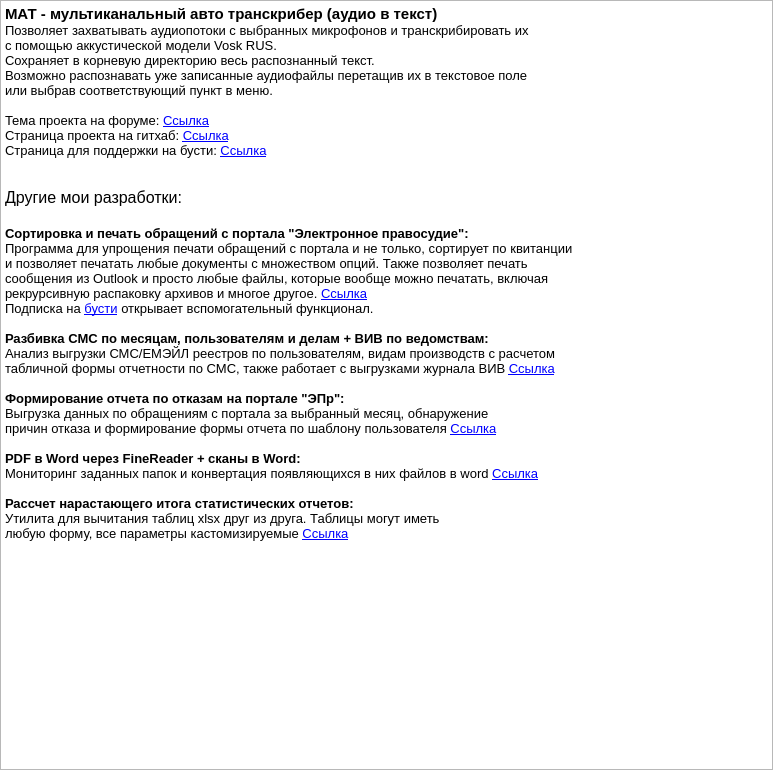
<?xml version="1.0" encoding="UTF-8"?>
<ui version="4.0">
 <class>Dialog</class>
 <widget class="QDialog" name="Dialog">
  <property name="geometry">
   <rect>
    <x>0</x>
    <y>0</y>
    <width>773</width>
    <height>770</height>
   </rect>
  </property>
  <property name="minimumSize">
   <size>
    <width>570</width>
    <height>425</height>
   </size>
  </property>
  <property name="windowTitle">
   <string>О программе</string>
  </property>
  <layout class="QGridLayout" name="gridLayout">
   <property name="leftMargin">
    <number>0</number>
   </property>
   <property name="topMargin">
    <number>0</number>
   </property>
   <property name="rightMargin">
    <number>0</number>
   </property>
   <property name="bottomMargin">
    <number>0</number>
   </property>
   <property name="spacing">
    <number>0</number>
   </property>
   <item row="0" column="0">
    <widget class="QTextBrowser" name="textBrowser">
     <property name="font">
      <font>
       <pointsize>10</pointsize>
      </font>
     </property>
     <property name="html">
      <string>&lt;!DOCTYPE HTML PUBLIC &quot;-//W3C//DTD HTML 4.0//EN&quot; &quot;http://www.w3.org/TR/REC-html40/strict.dtd&quot;&gt;
&lt;html&gt;&lt;head&gt;&lt;meta name=&quot;qrichtext&quot; content=&quot;1&quot; /&gt;&lt;style type=&quot;text/css&quot;&gt;
p, li { white-space: pre-wrap; }
&lt;/style&gt;&lt;/head&gt;&lt;body style=&quot; font-family:'MS Shell Dlg 2'; font-size:10pt; font-weight:400; font-style:normal;&quot;&gt;
&lt;p style=&quot; margin-top:0px; margin-bottom:0px; margin-left:0px; margin-right:0px; -qt-block-indent:0; text-indent:0px;&quot;&gt;&lt;span style=&quot; font-size:11pt; font-weight:600;&quot;&gt;МАТ - мультиканальный авто транскрибер (аудио в текст)&lt;/span&gt;&lt;/p&gt;
&lt;p style=&quot; margin-top:0px; margin-bottom:0px; margin-left:0px; margin-right:0px; -qt-block-indent:0; text-indent:0px;&quot;&gt;Позволяет захватывать аудиопотоки с выбранных микрофонов и транскрибировать их&lt;/p&gt;
&lt;p style=&quot; margin-top:0px; margin-bottom:0px; margin-left:0px; margin-right:0px; -qt-block-indent:0; text-indent:0px;&quot;&gt;с помощью аккустической модели Vosk RUS. &lt;/p&gt;
&lt;p style=&quot; margin-top:0px; margin-bottom:0px; margin-left:0px; margin-right:0px; -qt-block-indent:0; text-indent:0px;&quot;&gt;Сохраняет в корневую директорию весь распознанный текст.&lt;/p&gt;
&lt;p style=&quot; margin-top:0px; margin-bottom:0px; margin-left:0px; margin-right:0px; -qt-block-indent:0; text-indent:0px;&quot;&gt;Возможно распознавать уже записанные аудиофайлы перетащив их в текстовое поле&lt;/p&gt;
&lt;p style=&quot; margin-top:0px; margin-bottom:0px; margin-left:0px; margin-right:0px; -qt-block-indent:0; text-indent:0px;&quot;&gt;или выбрав соответствующий пункт в меню.&lt;/p&gt;
&lt;p style=&quot;-qt-paragraph-type:empty; margin-top:0px; margin-bottom:0px; margin-left:0px; margin-right:0px; -qt-block-indent:0; text-indent:0px;&quot;&gt;&lt;br /&gt;&lt;/p&gt;
&lt;p style=&quot; margin-top:0px; margin-bottom:0px; margin-left:0px; margin-right:0px; -qt-block-indent:0; text-indent:0px;&quot;&gt;Тема проекта на форуме: &lt;a href=&quot;https://forumsudrf.ru/viewtopic.php?t=272&quot;&gt;&lt;span style=&quot; text-decoration: underline; color:#0000ff;&quot;&gt;Ссылка&lt;/span&gt;&lt;/a&gt; &lt;/p&gt;
&lt;p style=&quot; margin-top:0px; margin-bottom:0px; margin-left:0px; margin-right:0px; -qt-block-indent:0; text-indent:0px;&quot;&gt;Страница проекта на гитхаб: &lt;a href=&quot;https://github.com/DimulyaPlay/VoskGUI&quot;&gt;&lt;span style=&quot; text-decoration: underline; color:#0000ff;&quot;&gt;Ссылка&lt;/span&gt;&lt;/a&gt; &lt;/p&gt;
&lt;p style=&quot; margin-top:0px; margin-bottom:0px; margin-left:0px; margin-right:0px; -qt-block-indent:0; text-indent:0px;&quot;&gt;Страница для поддержки на бусти: &lt;a href=&quot;https://boosty.to/microrazrab&quot;&gt;&lt;span style=&quot; text-decoration: underline; color:#0000ff;&quot;&gt;Ссылка&lt;/span&gt;&lt;/a&gt; &lt;/p&gt;
&lt;p style=&quot;-qt-paragraph-type:empty; margin-top:0px; margin-bottom:0px; margin-left:0px; margin-right:0px; -qt-block-indent:0; text-indent:0px;&quot;&gt;&lt;br /&gt;&lt;/p&gt;
&lt;p style=&quot;-qt-paragraph-type:empty; margin-top:0px; margin-bottom:0px; margin-left:0px; margin-right:0px; -qt-block-indent:0; text-indent:0px;&quot;&gt;&lt;br /&gt;&lt;/p&gt;
&lt;p style=&quot; margin-top:0px; margin-bottom:0px; margin-left:0px; margin-right:0px; -qt-block-indent:0; text-indent:0px;&quot;&gt;&lt;span style=&quot; font-size:12pt;&quot;&gt;Другие мои разработки:&lt;/span&gt;&lt;/p&gt;
&lt;p style=&quot;-qt-paragraph-type:empty; margin-top:0px; margin-bottom:0px; margin-left:0px; margin-right:0px; -qt-block-indent:0; text-indent:0px; font-size:12pt;&quot;&gt;&lt;br /&gt;&lt;/p&gt;
&lt;p style=&quot; margin-top:0px; margin-bottom:0px; margin-left:0px; margin-right:0px; -qt-block-indent:0; text-indent:0px;&quot;&gt;&lt;span style=&quot; font-weight:600;&quot;&gt;Сортировка и печать обращений с портала &amp;quot;Электронное правосудие&amp;quot;:&lt;/span&gt;&lt;/p&gt;
&lt;p style=&quot; margin-top:0px; margin-bottom:0px; margin-left:0px; margin-right:0px; -qt-block-indent:0; text-indent:0px;&quot;&gt;Программа для упрощения печати обращений с портала и не только, сортирует по квитанции &lt;/p&gt;
&lt;p style=&quot; margin-top:0px; margin-bottom:0px; margin-left:0px; margin-right:0px; -qt-block-indent:0; text-indent:0px;&quot;&gt;и позволяет печатать любые документы с множеством опций. Также позволяет печать &lt;/p&gt;
&lt;p style=&quot; margin-top:0px; margin-bottom:0px; margin-left:0px; margin-right:0px; -qt-block-indent:0; text-indent:0px;&quot;&gt;сообщения из Outlook и просто любые файлы, которые вообще можно печатать, включая &lt;/p&gt;
&lt;p style=&quot; margin-top:0px; margin-bottom:0px; margin-left:0px; margin-right:0px; -qt-block-indent:0; text-indent:0px;&quot;&gt;рекрурсивную распаковку архивов и многое другое. &lt;a href=&quot;https://forumsudrf.ru/viewtopic.php?t=21&quot;&gt;&lt;span style=&quot; text-decoration: underline; color:#0000ff;&quot;&gt;Ссылка&lt;/span&gt;&lt;/a&gt;&lt;/p&gt;
&lt;p style=&quot; margin-top:0px; margin-bottom:0px; margin-left:0px; margin-right:0px; -qt-block-indent:0; text-indent:0px;&quot;&gt;Подписка на &lt;a href=&quot;https://boosty.to/microrazrab&quot;&gt;&lt;span style=&quot; text-decoration: underline; color:#0000ff;&quot;&gt;бусти&lt;/span&gt;&lt;/a&gt; открывает вспомогательный функционал.&lt;/p&gt;
&lt;p style=&quot;-qt-paragraph-type:empty; margin-top:0px; margin-bottom:0px; margin-left:0px; margin-right:0px; -qt-block-indent:0; text-indent:0px;&quot;&gt;&lt;br /&gt;&lt;/p&gt;
&lt;p style=&quot; margin-top:0px; margin-bottom:0px; margin-left:0px; margin-right:0px; -qt-block-indent:0; text-indent:0px;&quot;&gt;&lt;span style=&quot; font-weight:600;&quot;&gt;Разбивка СМС по месяцам, пользователям и делам + ВИВ по ведомствам:&lt;/span&gt;&lt;/p&gt;
&lt;p style=&quot; margin-top:0px; margin-bottom:0px; margin-left:0px; margin-right:0px; -qt-block-indent:0; text-indent:0px;&quot;&gt;Анализ выгрузки СМС/ЕМЭЙЛ реестров по пользователям, видам производств с расчетом&lt;/p&gt;
&lt;p style=&quot; margin-top:0px; margin-bottom:0px; margin-left:0px; margin-right:0px; -qt-block-indent:0; text-indent:0px;&quot;&gt;табличной формы отчетности по СМС, также работает с выгрузками журнала ВИВ &lt;a href=&quot;https://forumsudrf.ru/viewtopic.php?t=93&quot;&gt;&lt;span style=&quot; text-decoration: underline; color:#0000ff;&quot;&gt;Ссылка&lt;/span&gt;&lt;/a&gt; &lt;/p&gt;
&lt;p style=&quot;-qt-paragraph-type:empty; margin-top:0px; margin-bottom:0px; margin-left:0px; margin-right:0px; -qt-block-indent:0; text-indent:0px;&quot;&gt;&lt;br /&gt;&lt;/p&gt;
&lt;p style=&quot; margin-top:0px; margin-bottom:0px; margin-left:0px; margin-right:0px; -qt-block-indent:0; text-indent:0px;&quot;&gt;&lt;span style=&quot; font-weight:600;&quot;&gt;Формирование отчета по отказам на портале &amp;quot;ЭПр&amp;quot;:&lt;/span&gt;&lt;/p&gt;
&lt;p style=&quot; margin-top:0px; margin-bottom:0px; margin-left:0px; margin-right:0px; -qt-block-indent:0; text-indent:0px;&quot;&gt;Выгрузка данных по обращениям с портала за выбранный месяц, обнаружение&lt;/p&gt;
&lt;p style=&quot; margin-top:0px; margin-bottom:0px; margin-left:0px; margin-right:0px; -qt-block-indent:0; text-indent:0px;&quot;&gt;причин отказа и формирование формы отчета по шаблону пользователя &lt;a href=&quot;https://forumsudrf.ru/viewtopic.php?t=259&quot;&gt;&lt;span style=&quot; text-decoration: underline; color:#0000ff;&quot;&gt;Ссылка&lt;/span&gt;&lt;/a&gt; &lt;/p&gt;
&lt;p style=&quot;-qt-paragraph-type:empty; margin-top:0px; margin-bottom:0px; margin-left:0px; margin-right:0px; -qt-block-indent:0; text-indent:0px;&quot;&gt;&lt;br /&gt;&lt;/p&gt;
&lt;p style=&quot; margin-top:0px; margin-bottom:0px; margin-left:0px; margin-right:0px; -qt-block-indent:0; text-indent:0px;&quot;&gt;&lt;span style=&quot; font-weight:600;&quot;&gt;PDF в Word через FineReader + сканы в Word:&lt;/span&gt;&lt;/p&gt;
&lt;p style=&quot; margin-top:0px; margin-bottom:0px; margin-left:0px; margin-right:0px; -qt-block-indent:0; text-indent:0px;&quot;&gt;Мониторинг заданных папок и конвертация появляющихся в них файлов в word &lt;a href=&quot;https://forumsudrf.ru/viewtopic.php?t=199&quot;&gt;&lt;span style=&quot; text-decoration: underline; color:#0000ff;&quot;&gt;Ссылка&lt;/span&gt;&lt;/a&gt; &lt;/p&gt;
&lt;p style=&quot;-qt-paragraph-type:empty; margin-top:0px; margin-bottom:0px; margin-left:0px; margin-right:0px; -qt-block-indent:0; text-indent:0px;&quot;&gt;&lt;br /&gt;&lt;/p&gt;
&lt;p style=&quot; margin-top:0px; margin-bottom:0px; margin-left:0px; margin-right:0px; -qt-block-indent:0; text-indent:0px;&quot;&gt;&lt;span style=&quot; font-weight:600;&quot;&gt;Рассчет нарастающего итога статистических отчетов:&lt;/span&gt;&lt;/p&gt;
&lt;p style=&quot; margin-top:0px; margin-bottom:0px; margin-left:0px; margin-right:0px; -qt-block-indent:0; text-indent:0px;&quot;&gt;Утилита для вычитания таблиц xlsx друг из друга. Таблицы могут иметь &lt;/p&gt;
&lt;p style=&quot; margin-top:0px; margin-bottom:0px; margin-left:0px; margin-right:0px; -qt-block-indent:0; text-indent:0px;&quot;&gt;любую форму, все параметры кастомизируемые &lt;a href=&quot;https://forumsudrf.ru/viewtopic.php?t=91&quot;&gt;&lt;span style=&quot; text-decoration: underline; color:#0000ff;&quot;&gt;Ссылка&lt;/span&gt;&lt;/a&gt;&lt;/p&gt;&lt;/body&gt;&lt;/html&gt;</string>
     </property>
     <property name="openExternalLinks">
      <bool>true</bool>
     </property>
    </widget>
   </item>
  </layout>
 </widget>
 <resources/>
 <connections/>
</ui>
